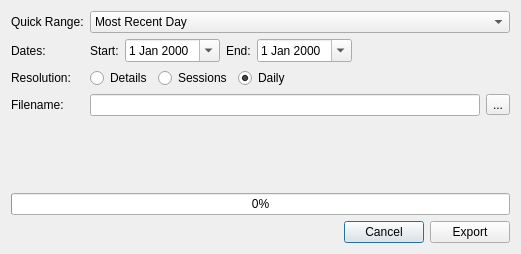
<?xml version="1.0" encoding="UTF-8"?>
<ui version="4.0">
 <class>ExportCSV</class>
 <widget class="QDialog" name="ExportCSV">
  <property name="geometry">
   <rect>
    <x>0</x>
    <y>0</y>
    <width>521</width>
    <height>254</height>
   </rect>
  </property>
  <property name="windowTitle">
   <string>Export as CSV</string>
  </property>
  <property name="windowIcon">
   <iconset resource="Resources.qrc">
    <normaloff>:/icons/save.png</normaloff>:/icons/save.png</iconset>
  </property>
  <layout class="QFormLayout" name="formLayout">
   <item row="3" column="0">
    <widget class="QLabel" name="label_6">
     <property name="text">
      <string>Dates:</string>
     </property>
    </widget>
   </item>
   <item row="6" column="0">
    <widget class="QLabel" name="label_4">
     <property name="sizePolicy">
      <sizepolicy hsizetype="Fixed" vsizetype="Preferred">
       <horstretch>0</horstretch>
       <verstretch>0</verstretch>
      </sizepolicy>
     </property>
     <property name="text">
      <string>Resolution:</string>
     </property>
    </widget>
   </item>
   <item row="6" column="1">
    <layout class="QHBoxLayout" name="horizontalLayout_4">
     <item>
      <widget class="QRadioButton" name="rb1_details">
       <property name="text">
        <string>Details</string>
       </property>
      </widget>
     </item>
     <item>
      <widget class="QRadioButton" name="rb1_Sessions">
       <property name="text">
        <string>Sessions</string>
       </property>
      </widget>
     </item>
     <item>
      <widget class="QRadioButton" name="rb1_Summary">
       <property name="text">
        <string>Daily</string>
       </property>
       <property name="checked">
        <bool>true</bool>
       </property>
      </widget>
     </item>
     <item>
      <spacer name="horizontalSpacer_3">
       <property name="orientation">
        <enum>Qt::Horizontal</enum>
       </property>
       <property name="sizeHint" stdset="0">
        <size>
         <width>40</width>
         <height>20</height>
        </size>
       </property>
      </spacer>
     </item>
    </layout>
   </item>
   <item row="8" column="0">
    <widget class="QLabel" name="label_5">
     <property name="text">
      <string>Filename:</string>
     </property>
    </widget>
   </item>
   <item row="12" column="0" colspan="2">
    <layout class="QHBoxLayout" name="horizontalLayout">
     <item>
      <spacer name="horizontalSpacer">
       <property name="orientation">
        <enum>Qt::Horizontal</enum>
       </property>
       <property name="sizeHint" stdset="0">
        <size>
         <width>40</width>
         <height>20</height>
        </size>
       </property>
      </spacer>
     </item>
     <item>
      <widget class="QPushButton" name="cancelButton">
       <property name="text">
        <string>Cancel</string>
       </property>
      </widget>
     </item>
     <item>
      <widget class="QPushButton" name="exportButton">
       <property name="text">
        <string>Export</string>
       </property>
      </widget>
     </item>
    </layout>
   </item>
   <item row="3" column="1">
    <layout class="QHBoxLayout" name="horizontalLayout_2">
     <item>
      <widget class="QLabel" name="startLabel">
       <property name="sizePolicy">
        <sizepolicy hsizetype="Fixed" vsizetype="Preferred">
         <horstretch>0</horstretch>
         <verstretch>0</verstretch>
        </sizepolicy>
       </property>
       <property name="text">
        <string>Start:</string>
       </property>
      </widget>
     </item>
     <item>
      <widget class="QDateEdit" name="startDate">
       <property name="currentSection">
        <enum>QDateTimeEdit::DaySection</enum>
       </property>
       <property name="calendarPopup">
        <bool>true</bool>
       </property>
      </widget>
     </item>
     <item>
      <widget class="QLabel" name="endLabel">
       <property name="sizePolicy">
        <sizepolicy hsizetype="Fixed" vsizetype="Preferred">
         <horstretch>0</horstretch>
         <verstretch>0</verstretch>
        </sizepolicy>
       </property>
       <property name="text">
        <string>End:</string>
       </property>
      </widget>
     </item>
     <item>
      <widget class="QDateEdit" name="endDate">
       <property name="currentSection">
        <enum>QDateTimeEdit::DaySection</enum>
       </property>
       <property name="calendarPopup">
        <bool>true</bool>
       </property>
      </widget>
     </item>
     <item>
      <spacer name="horizontalSpacer_2">
       <property name="orientation">
        <enum>Qt::Horizontal</enum>
       </property>
       <property name="sizeHint" stdset="0">
        <size>
         <width>40</width>
         <height>20</height>
        </size>
       </property>
      </spacer>
     </item>
    </layout>
   </item>
   <item row="0" column="0">
    <widget class="QLabel" name="label_3">
     <property name="sizePolicy">
      <sizepolicy hsizetype="Fixed" vsizetype="Preferred">
       <horstretch>0</horstretch>
       <verstretch>0</verstretch>
      </sizepolicy>
     </property>
     <property name="text">
      <string>Quick Range:</string>
     </property>
    </widget>
   </item>
   <item row="0" column="1">
    <widget class="QComboBox" name="quickRangeCombo">
     <item>
      <property name="text">
       <string>Most Recent Day</string>
      </property>
     </item>
     <item>
      <property name="text">
       <string>Last Week</string>
      </property>
     </item>
     <item>
      <property name="text">
       <string>Last Fortnight</string>
      </property>
     </item>
     <item>
      <property name="text">
       <string>Last Month</string>
      </property>
     </item>
     <item>
      <property name="text">
       <string>Last 6 Months</string>
      </property>
     </item>
     <item>
      <property name="text">
       <string>Last Year</string>
      </property>
     </item>
     <item>
      <property name="text">
       <string>Everything</string>
      </property>
     </item>
     <item>
      <property name="text">
       <string>Custom</string>
      </property>
     </item>
    </widget>
   </item>
   <item row="8" column="1">
    <layout class="QHBoxLayout" name="horizontalLayout_5">
     <item>
      <widget class="QLineEdit" name="filenameEdit"/>
     </item>
     <item>
      <widget class="QToolButton" name="filenameBrowseButton">
       <property name="text">
        <string notr="true">...</string>
       </property>
       <property name="icon">
        <iconset resource="Resources.qrc">
         <normaloff>:/icons/save.png</normaloff>:/icons/save.png</iconset>
       </property>
      </widget>
     </item>
    </layout>
   </item>
   <item row="10" column="0" colspan="2">
    <spacer name="verticalSpacer">
     <property name="orientation">
      <enum>Qt::Vertical</enum>
     </property>
     <property name="sizeHint" stdset="0">
      <size>
       <width>20</width>
       <height>40</height>
      </size>
     </property>
    </spacer>
   </item>
   <item row="11" column="0" colspan="2">
    <widget class="QProgressBar" name="progressBar">
     <property name="value">
      <number>0</number>
     </property>
    </widget>
   </item>
  </layout>
 </widget>
 <resources>
  <include location="Resources.qrc"/>
 </resources>
 <connections>
  <connection>
   <sender>cancelButton</sender>
   <signal>clicked()</signal>
   <receiver>ExportCSV</receiver>
   <slot>reject()</slot>
   <hints>
    <hint type="sourcelabel">
     <x>377</x>
     <y>230</y>
    </hint>
    <hint type="destinationlabel">
     <x>260</x>
     <y>126</y>
    </hint>
   </hints>
  </connection>
 </connections>
</ui>
